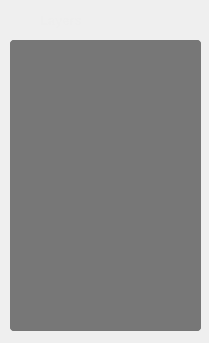
<?xml version="1.0" encoding="UTF-8"?>
<ui version="4.0">
 <class>LayerWidget</class>
 <widget class="QWidget" name="LayerWidget">
  <property name="geometry">
   <rect>
    <x>0</x>
    <y>0</y>
    <width>209</width>
    <height>343</height>
   </rect>
  </property>
  <property name="windowTitle">
   <string>Form</string>
  </property>
  <property name="styleSheet">
   <string notr="true"/>
  </property>
  <widget class="QLabel" name="label">
   <property name="geometry">
    <rect>
     <x>40</x>
     <y>10</y>
     <width>63</width>
     <height>20</height>
    </rect>
   </property>
   <property name="font">
    <font>
     <pointsize>10</pointsize>
     <bold>true</bold>
    </font>
   </property>
   <property name="styleSheet">
    <string notr="true">color: #EEE;</string>
   </property>
   <property name="text">
    <string>Layers</string>
   </property>
  </widget>
  <widget class="QLabel" name="Icon">
   <property name="geometry">
    <rect>
     <x>10</x>
     <y>10</y>
     <width>21</width>
     <height>21</height>
    </rect>
   </property>
   <property name="text">
    <string/>
   </property>
   <property name="pixmap">
    <pixmap resource="res.qrc">:/images/layers_icon.png</pixmap>
   </property>
  </widget>
  <widget class="QScrollArea" name="scrollArea">
   <property name="geometry">
    <rect>
     <x>10</x>
     <y>40</y>
     <width>191</width>
     <height>291</height>
    </rect>
   </property>
   <property name="styleSheet">
    <string notr="true">background-color: #777;
border-radius: 4px;</string>
   </property>
   <property name="widgetResizable">
    <bool>true</bool>
   </property>
   <widget class="QWidget" name="scrollAreaWidgetContents">
    <property name="geometry">
     <rect>
      <x>0</x>
      <y>0</y>
      <width>191</width>
      <height>291</height>
     </rect>
    </property>
   </widget>
  </widget>
 </widget>
 <resources>
  <include location="res.qrc"/>
 </resources>
 <connections/>
</ui>
